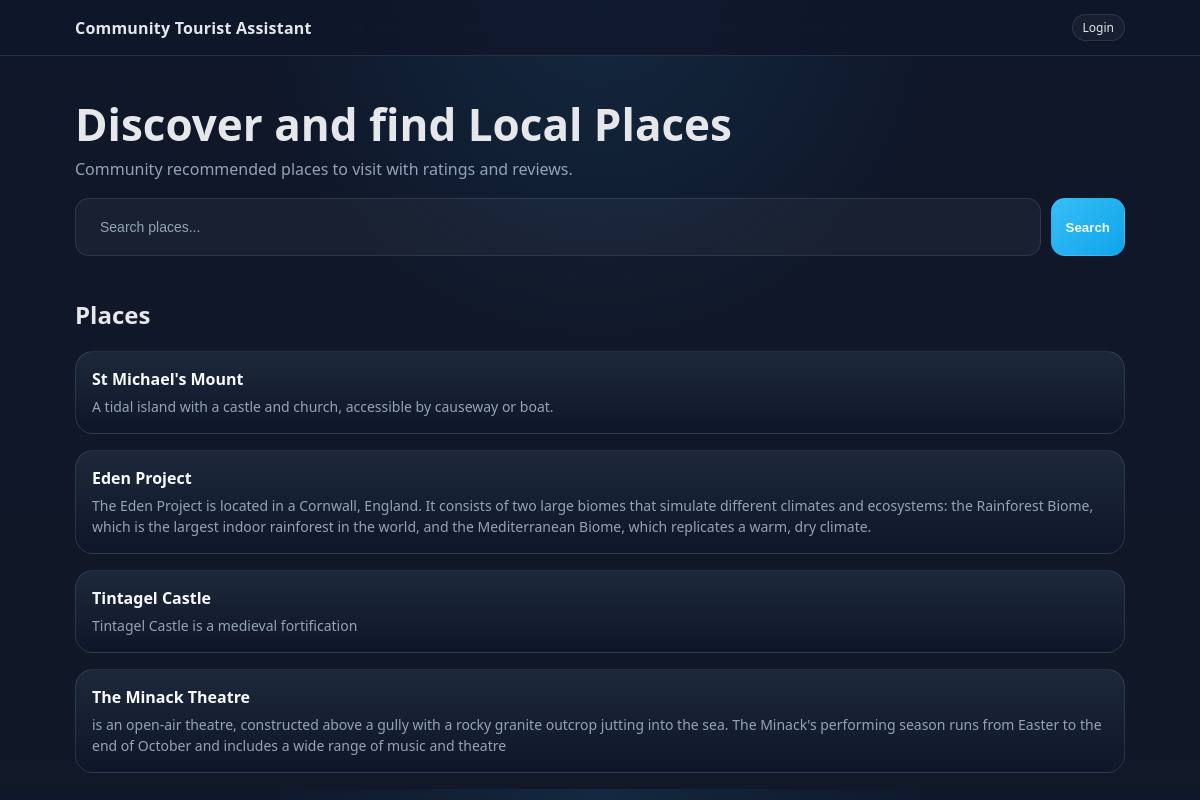
The app's page /, older data.
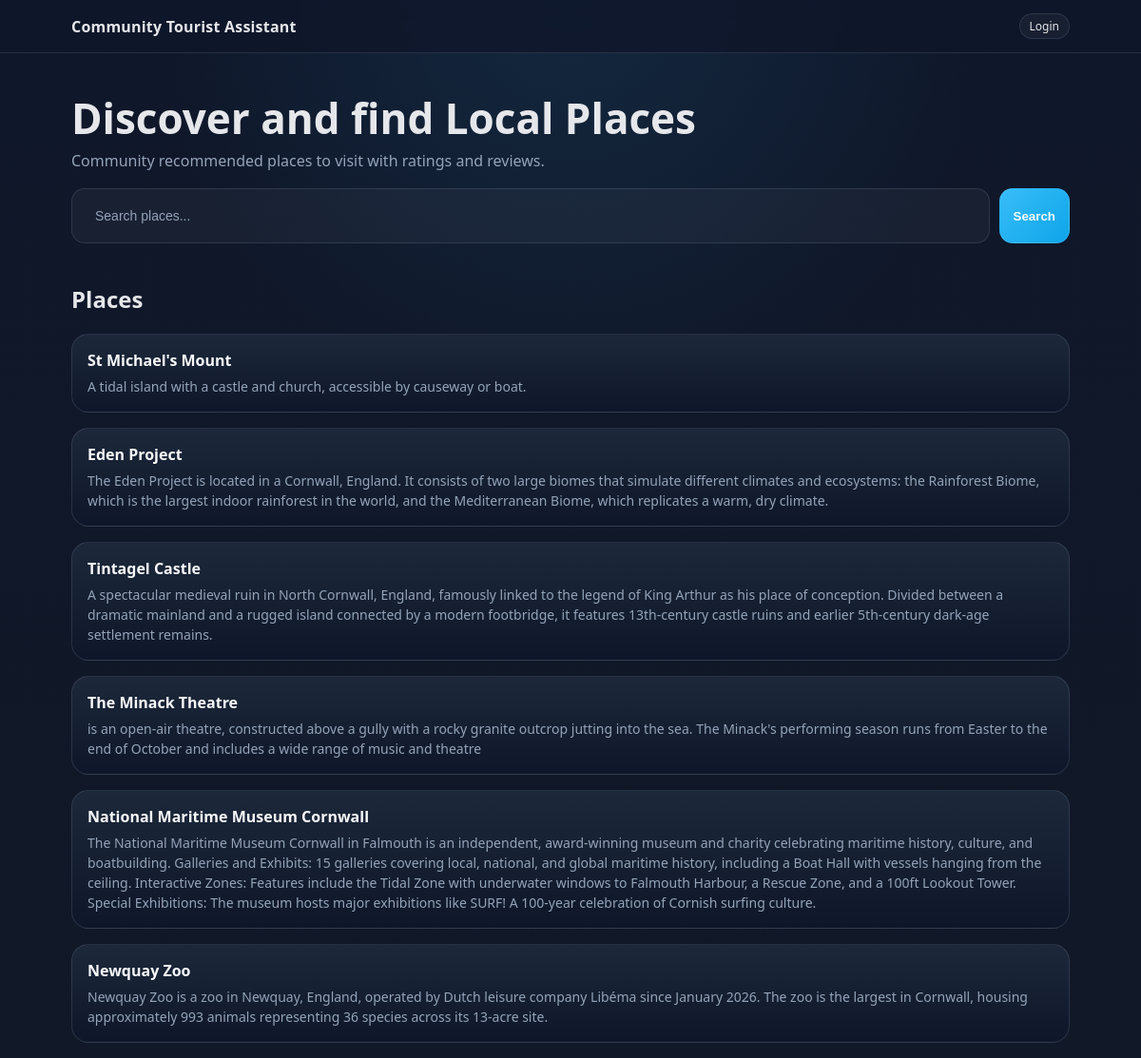
The same page, newer data.
### core/models.py (models this page shows, shortened)
class Place(models.Model):
    name = models.CharField(max_length=200)
    description = models.TextField()
    town = models.CharField(max_length=200, blank=True, default="")
    image_filename = models.CharField(max_length=200, blank=True, default="")

### core/views.py (the view)
# urls.py: 2. Add a URL to urlpatterns:  path('', views.home, name='home')
def home(request):
    query = request.GET.get("q", "")
    places = Place.objects.all()
    if query:
        places = places.filter(
            Q(name__icontains=query) |
            Q(description__icontains=query) |
            Q(town__icontains=query)
        )
    return render(request, "home.html", {
        "places": places,
        "query": query,
    })

### templates/home.html (shortened to what this page needs)
{% load static %}
<!doctype html>
<html lang="en">
<head>
<link rel="stylesheet" href="{% static 'core/style.css' %}">
</head>
<body>
<div class="nav">
  <div class="container nav-inner">
    <div class="brand">
      Community Tourist Assistant
    </div>
  <div>
    {% if user.is_authenticated %}
      <span class="muted">Logged in as {{ user.username }}</span>
      <form action="{% url 'logout' %}" method="post" style="display:inline;">
        {% csrf_token %}
        <button type="submit" class="badge" style="cursor:pointer;">Logout</button>
      </form>
    {% else %}
      <a class="badge" href="{% url 'login' %}">Login</a>
    {% endif %}
  </div>
  </div>
</div>
<div class="hero container">
  <h1>Discover and find Local Places</h1>
  <p class="muted">
    Community recommended places to visit with ratings and reviews.
  </p>
  <form method="get" action="{% url 'home' %}" class="search-row">
    <div class="search">
      <input
        type="text"
        name="q"
        placeholder="Search places..."
        value="{{ query }}"
      >
    </div>
    <button type="submit" class="button">Search</button>
  </form>
</div>
<div class="container">
<h2>Places</h2>
{% for p in places %}
<div class="card">
<h3>
  <a href="{% url 'place_detail' p.id %}">
    {{ p.name }}
  </a>
</h3>
<p>{{ p.description }}</p>
</div>
{% empty %}
<div class="card">
<p>No places yet. Add some in /admin.</p>
</div>
{% endfor %}
</div>
</body>
</html>

Row changes from the older to the newer data that the page shows:
changed Place "Tintagel Castle": description "Tintagel Castle is a medieval fortification" → "A spectacular medieval ruin in North Cornwall, England, famously linked to the legend of King Arthur as his place of conception. Divided between a dramatic mainland and a rugged island connected by a modern footbridge, it features 13th-century castle ruins and earlier 5th-century dark-age settlement remains."
added Place: name "National Maritime Museum Cornwall", description "The National Maritime Museum Cornwall in Falmouth is an independent, award-winning museum and charity celebrating maritime history, culture, and boatbuilding. Galleries and Exhibits: 15 galleries covering local, national, and global maritime history, including a Boat Hall with vessels hanging from the ceiling. Interactive Zones: Features include the Tidal Zone with underwater windows to Falmouth Harbour, a Rescue Zone, and a 100ft Lookout Tower. Special Exhibitions: The museum hosts major exhibitions like SURF! A 100-year celebration of Cornish surfing culture."
added Place: name "Newquay Zoo", description "Newquay Zoo is a zoo in Newquay, England, operated by Dutch leisure company Libéma since January 2026. The zoo is the largest in Cornwall, housing approximately 993 animals representing 36 species across its 13‑acre site."
